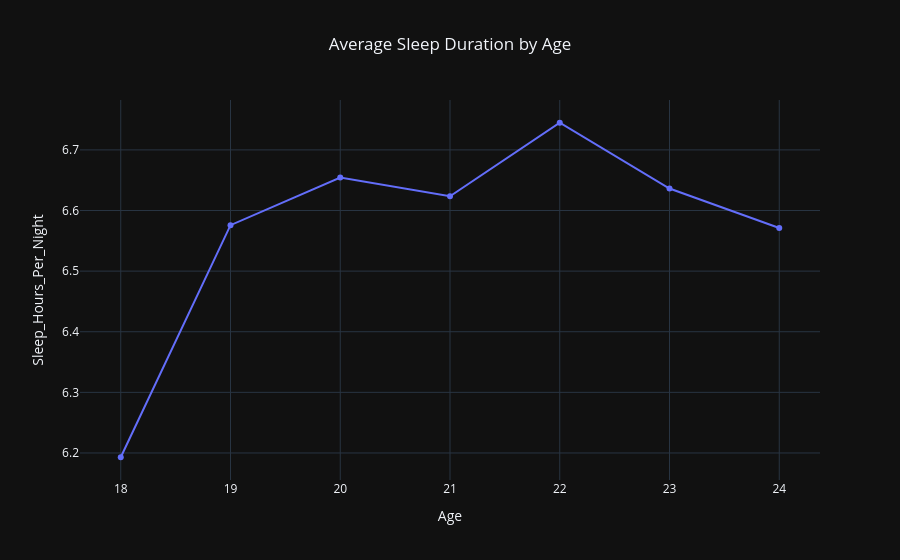

Notebook cell for this chart:
### Markdown cell above
# 📊 Analysis

#### The line chart illustrates the average number of sleep hours per night across different age groups. Each point on the graph represents the mean sleep duration for students of a particular age, while the connecting line highlights how sleep patterns change as age increases.This visualization helps identify trends in sleeping habits and provides insight into whether younger or older students tend to sleep more. It also serves as a useful indicator when studying the relationship between sleep, social media usage, and student well-being.

### Code cell
sleep = df.groupby("Age")["Sleep_Hours_Per_Night"].mean().reset_index()

fig = px.line(
    sleep,
    x="Age",
    y="Sleep_Hours_Per_Night",
    markers=True,
    title="Average Sleep Duration by Age",
    template="plotly_dark"
)

fig.update_layout(title_x=0.5)
fig.show()

### Figure 1 — Plotly figure (JSON) as saved in the notebook; plotly's stock layout.template omitted (floating-point values rounded to 4 significant figures)
{"data": [{"hovertemplate": "Age=%{x}<br>Sleep_Hours_Per_Night=%{y}<extra></extra>", "legendgroup": "", "line": {"color": "#636efa", "dash": "solid"}, "marker": {"symbol": "circle"}, "mode": "lines+markers", "name": "", "orientation": "v", "showlegend": false, "type": "scatter", "x": [18, 19, 20, 21, 22, 23, 24], "xaxis": "x", "y": [6.193, 6.576, 6.654, 6.623, 6.745, 6.636, 6.571], "yaxis": "y"}], "layout": {"legend": {"tracegroupgap": 0}, "title": {"text": "Average Sleep Duration by Age", "x": 0.5}, "xaxis": {"anchor": "y", "domain": [0, 1], "title": {"text": "Age"}}, "yaxis": {"anchor": "x", "domain": [0, 1], "title": {"text": "Sleep_Hours_Per_Night"}}}}
